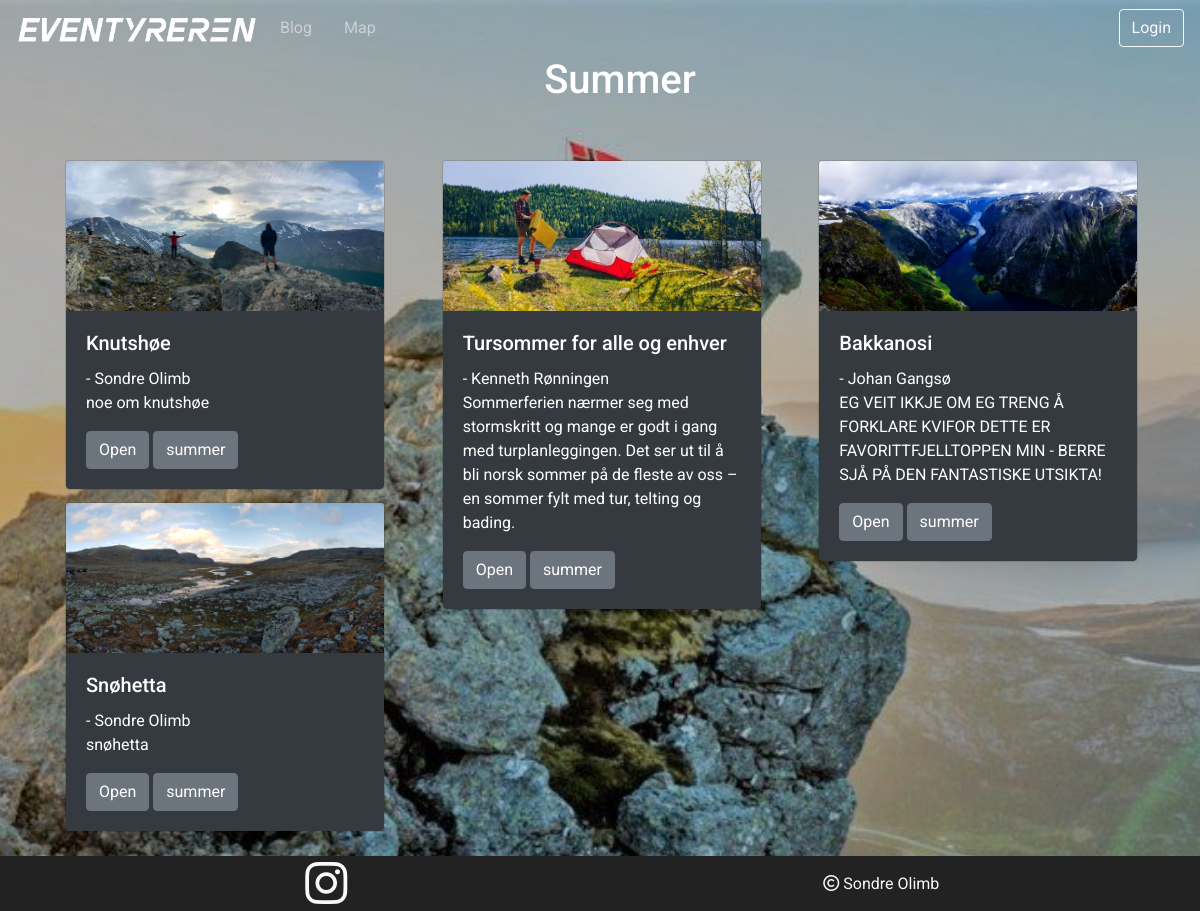
The app's page /category/summer/ with its own data.
### blog/models.py (models this page shows, shortened)
class Post(models.Model):
    title = models.CharField(max_length=255)
    title_tag=models.CharField(max_length=255)
    author =models.ForeignKey(User, on_delete=models.CASCADE)  #this line deletes all elements created by this user if this user is deleted
    header_image = models.ImageField(null=True, blank=True, upload_to="images/")
    header_image_url=models.CharField(max_length=255, default="0")
    body =RichTextField(blank=True,null=True)
    snippet = models.CharField(max_length=255)
    post_date = models.DateTimeField(auto_now_add=True)
    category = models.CharField(max_length=255, default="uncategorized")
    shoes = models.CharField(max_length=255, default="0")
    likes = models.ManyToManyField(User,related_name="blog_posts")
    strava =models.IntegerField(default=0)
    lat = models.DecimalField(max_digits=10, decimal_places=8,default=0)
    lng = models.DecimalField(max_digits=11, decimal_places=8,default=0)
    polyline = models.CharField(max_length=100000, default=0)

### blog/views.py (the view)
# urls.py: path("category/<str:cats>/",views.CategoryView,name="category"),
def CategoryView(request,cats):
    category_posts = Post.objects.filter(category=cats.replace("-"," "))
    ordering = ["-category_posts.post_date"]
    return render(request, "categories.html", {"cats":cats.title().replace("-"," "),"category_posts":category_posts}) #cats:cats passes the cats to the webpage

### templates/categories.html (shortened to what this page needs)
<!DOCTYPE html>
{% extends "base.html" %}
{% load static %}
{% block content %}
{% if category_posts %}
    <ul>
    <div class ="container justify-content-center text-centre"  >
    <h1 class="text-center">{{ cats }}</h1> <br/> <br/>
        <div class="card-columns justify-content-center mx-auto "  >
            {% for post in category_posts %}
                <div class="card rounded bg-transparent " style="width: 20rem; max-height: 30rem; ">
                {% if post.header_image %}
                    <img src={{ post.header_image.url }} class="card-img-top" alt="..." style="object-fit: cover; height: 150px">
                    {% endif %}
                    <div class="card-body rounded-bottom bg-dark" >
                    <h5 class="card-title">{{ post.title }}</h5>
                    <p class="card-text">- {{ post.author.first_name }} {{ post.author.last_name }} <br/> {{ post.snippet|safe}} </p>
                    <a href="{% url "article-detail" post.pk %}" class="btn btn-secondary">Open</a>
                        <a href="{% url "category" post.category|slugify %}" class="btn btn-secondary">{{ post.category }}</a>
                    </div>
                </div>
            {%  endfor %}
        </div>
        </div>
    </div>
    {% else %}
    <h1>This page dose not exist</h1>
    {% endif %}
{% endblock %}

### templates/base.html (style rules this page uses)
body { color: white; font-family: 'Roboto', sans-serif; margin:0; }

### records on screen
Post: header_image (picture), title "Knutshøe", author.first_name "Sondre", author.last_name "Olimb", snippet "noe om knutshøe", category "summer"
Post: header_image (picture), title "Snøhetta", author.first_name "Sondre", author.last_name "Olimb", snippet "snøhetta", category "summer"
Post: header_image (picture), title "Tursommer for alle og enhver", author.first_name "Kenneth", author.last_name "Rønningen", snippet "Sommerferien nærmer seg med stormskritt og mange er godt i gang med turplanleggingen. Det ser ut til å bli norsk sommer på de fleste av oss – en sommer fylt med tur, telting og bading.", category "summer"
Post: header_image (picture), title "Bakkanosi", author.first_name "Johan", author.last_name "Gangsø", snippet "EG VEIT IKKJE OM EG TRENG Å FORKLARE KVIFOR DETTE ER FAVORITTFJELLTOPPEN MIN - BERRE SJÅ PÅ DEN FANTASTISKE UTSIKTA!", category "summer"

### other values on screen
{{ cats }} "Summer"
